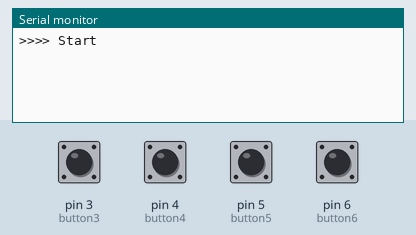
Simulated run of this sketch. Board: Arduino Uno, built with avr-gcc and run on an emulated ATmega328P. Parts: the last lines printed to the serial monitor. The inputs (shaded band) are chosen by the test bench; at power-on: pin 3 (button3), pin 4 (button4), pin 5 (button5), pin 6 (button6) HIGH.

Above: at 1.2 s.
1.3 s: pin 3 (button3) pulled LOW for 0.15 s
At 2.6 s:
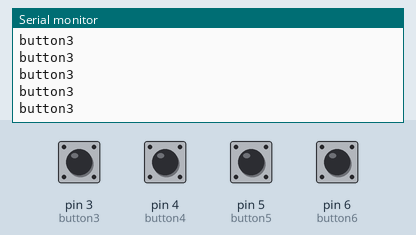
2.9 s: pin 4 (button4) pulled LOW for 0.15 s
At 3.8 s:
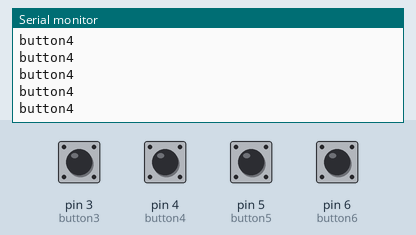
4.5 s: pin 5 (button5) pulled LOW for 0.15 s
At 5.1 s:
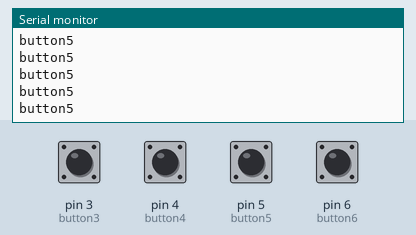
6.1 s: pin 6 (button6) pulled LOW for 0.15 s
At 7.4 s:
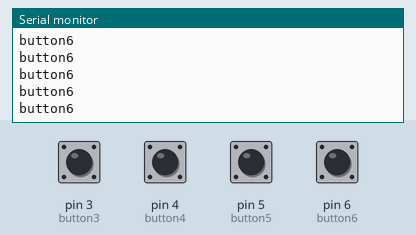
7.7 s: pin 3 (button3) driven LOW
At 8.3 s:
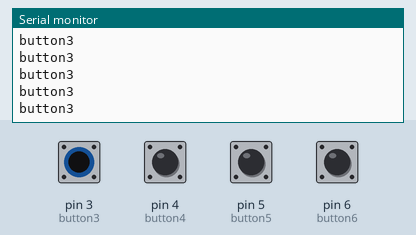
Timing chart, 0 to 9.0 s (numbered marks = the images above; inputs shaded):
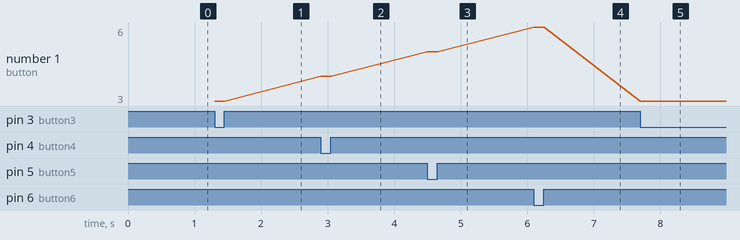

Measured:
- after the input at 1.3 s, the serial monitor: prints a new line at once (image 1)
- after the input at 2.9 s, the serial monitor: prints a new line at once (image 2)
- after the input at 4.5 s, the serial monitor: prints a new line at once (image 3)
- after the input at 6.1 s, the serial monitor: prints a new line at once (image 4)
- after the input at 7.7 s, the serial monitor: prints a new line at once (image 5)
- plotted number 1: 3 → 4 after the input at 2.9 s, 4 → 5 after the input at 4.5 s, 5 → 6 after the input at 6.1 s, 6 → 3 after the input at 7.7 s

The sketch:

button.ino
```cpp
#define button3 3
#define button4 4
#define button5 5
#define button6 6

void setup() {
    Serial.begin(115200);
    Serial.println(">>>> Start");
    pinMode(button3, INPUT_PULLUP);
    pinMode(button4, INPUT_PULLUP);
    pinMode(button5, INPUT_PULLUP);
    pinMode(button6, INPUT_PULLUP);
}


void loop() {
    if (!digitalRead(button3)) Serial.println("button3");
    if (!digitalRead(button4)) Serial.println("button4");
    if (!digitalRead(button5)) Serial.println("button5");
    if (!digitalRead(button6)) Serial.println("button6");

}
```
